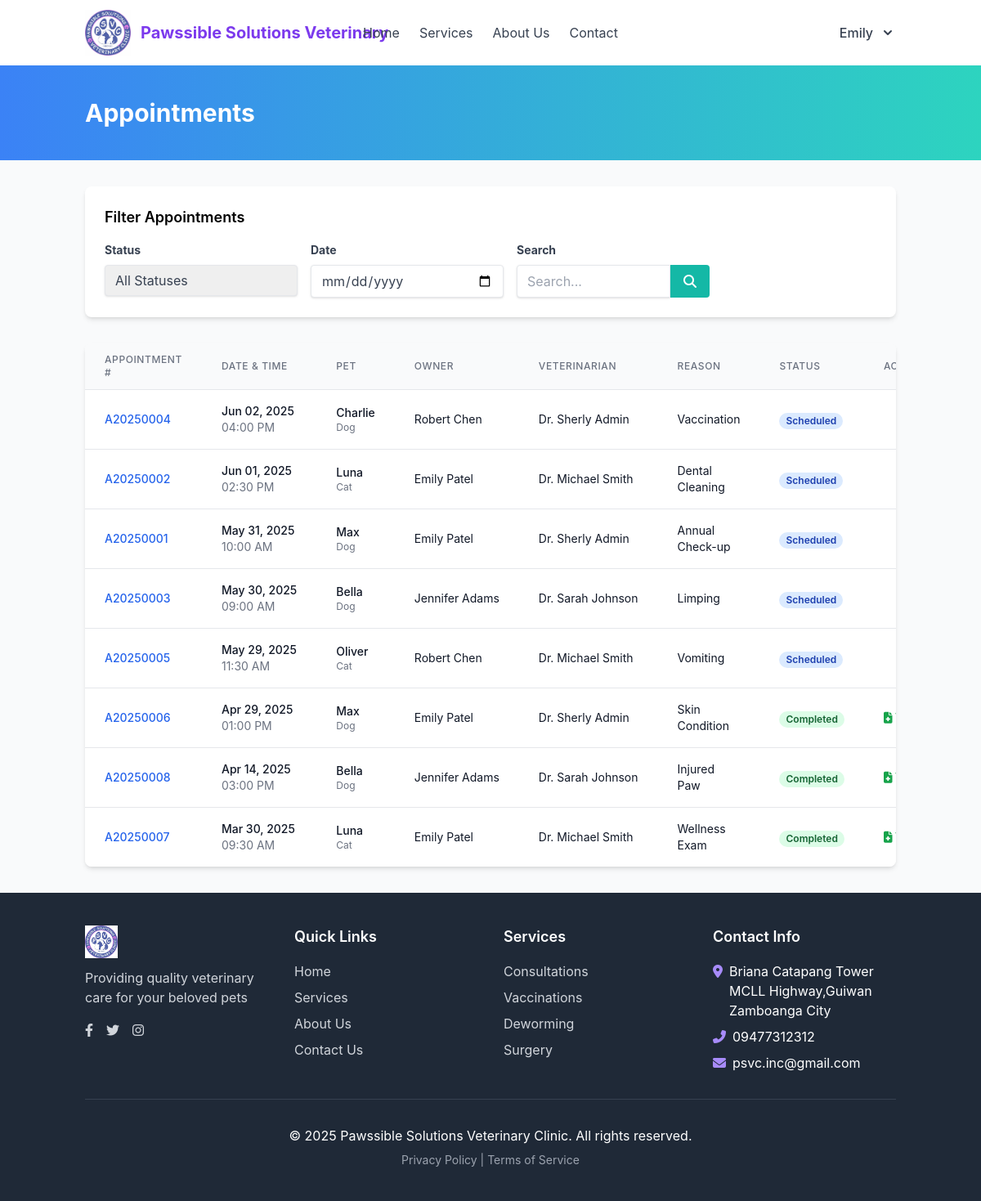
The app's page /appointments.php (signed in) with its own data.
### tables this page shows
CREATE TABLE `appointments` (
  `id` int(11) NOT NULL,
  `appointment_number` varchar(20) NOT NULL,
  `pet_id` int(11) NOT NULL,
  `vet_id` int(11) NOT NULL,
  `appointment_date` date NOT NULL,
  `appointment_time` time NOT NULL,
  `reason` varchar(100) NOT NULL,
  `notes` text DEFAULT NULL,
  `status` enum('scheduled','completed','cancelled','no-show') NOT NULL DEFAULT 'scheduled',
  `created_at` timestamp NOT NULL DEFAULT current_timestamp(),
  `updated_at` timestamp NOT NULL DEFAULT current_timestamp() ON UPDATE current_timestamp()
);

CREATE TABLE `pets` (
  `id` int(11) NOT NULL,
  `owner_id` int(11) NOT NULL,
  `name` varchar(50) NOT NULL,
  `species` varchar(50) NOT NULL,
  `breed` varchar(50) DEFAULT NULL,
  `gender` enum('male','female','unknown') NOT NULL,
  `date_of_birth` date DEFAULT NULL,
  `weight` decimal(5,2) DEFAULT NULL,
  `microchip_id` varchar(50) DEFAULT NULL,
  `created_at` timestamp NOT NULL DEFAULT current_timestamp(),
  `updated_at` timestamp NOT NULL DEFAULT current_timestamp() ON UPDATE current_timestamp()
);

### appointments.php (the view, shortened to what this page needs)
<?php
$user_role = isset($_SESSION['user_role']) ? $_SESSION['user_role'] : 'client';
$database = new Database();
$db = $database->getConnection();
$status_filter = isset($_GET['status']) ? $_GET['status'] : '';
$date_filter = isset($_GET['date']) ? $_GET['date'] : '';
$pet_filter = isset($_GET['pet_id']) ? $_GET['pet_id'] : '';
$search = isset($_GET['search']) ? $_GET['search'] : '';
if ($user_role == 'client') {
    $query = "SELECT a.*, p.name as pet_name, p.species,
             CONCAT(u.first_name, ' ', u.last_name) as vet_name
             FROM appointments a
             JOIN pets p ON a.pet_id = p.id
             JOIN vets v ON a.vet_id = v.id
             JOIN users u ON v.user_id = u.id
             WHERE p.owner_id = :user_id";
    if (!empty($status_filter)) {
        $query .= " AND a.status = :status";
    }
    if (!empty($date_filter)) {
        $query .= " AND a.appointment_date = :date";
    }
    if (!empty($pet_filter)) {
        $query .= " AND p.id = :pet_id";
    }
    if (!empty($search)) {
        $query .= " AND (p.name LIKE :search OR u.first_name LIKE :search OR u.last_name LIKE :search OR a.reason LIKE :search OR a.appointment_number LIKE :search)";
    }
} else {
    $query = "SELECT a.*, p.name as pet_name, p.species,
             CONCAT(o.first_name, ' ', o.last_name) as owner_name,
             CONCAT(v.first_name, ' ', v.last_name) as vet_name
             FROM appointments a
             JOIN pets p ON a.pet_id = p.id
             JOIN users o ON p.owner_id = o.id
             JOIN vets vt ON a.vet_id = vt.id
             JOIN users v ON vt.user_id = v.id";
    if (!empty($status_filter)) {
        $query .= " WHERE a.status = :status";
    } else {
        $query .= " WHERE 1=1";
    }
}
$query .= " ORDER BY a.appointment_date DESC, a.appointment_time ASC";
$stmt = $db->prepare($query);
$stmt->execute();
include_once 'includes/header.php';
?>
<div class="bg-gradient-to-r from-blue-500 to-teal-400 py-10">
    <div class="container mx-auto px-4">
        <div class="flex justify-between items-center">
            <h1 class="text-3xl font-bold text-white">Appointments</h1>
        </div>
    </div>
</div>
<div class="container mx-auto px-4 py-8">
    <div class="bg-white rounded-lg shadow-md p-6 mb-8">
        <h3 class="text-lg font-semibold mb-4">Filter Appointments</h3>
        <form action="" method="get" class="flex flex-wrap md:flex-nowrap gap-4">
            <div class="w-full md:w-1/4">
                <label for="status" class="block text-gray-700 text-sm font-bold mb-2">Status</label>
                <select id="status" name="status" class="shadow appearance-none border rounded w-full py-2 px-3 text-gray-700 leading-tight focus:outline-none focus:shadow-outline" onchange="this.form.submit()">
                    <option value="">All Statuses</option>
                </select>
            </div>
            <div class="w-full md:w-1/4">
                <label for="date" class="block text-gray-700 text-sm font-bold mb-2">Date</label>
                <input type="date" id="date" name="date" value="<?php echo $date_filter; ?>" class="shadow appearance-none border rounded w-full py-2 px-3 text-gray-700 leading-tight focus:outline-none focus:shadow-outline" onchange="this.form.submit()">
            </div>
            <div class="w-full md:w-1/4">
                <label for="search" class="block text-gray-700 text-sm font-bold mb-2">Search</label>
                <div class="flex">
                    <input type="text" id="search" name="search" value="<?php echo htmlspecialchars($search); ?>" placeholder="Search..." class="shadow appearance-none border rounded-l w-full py-2 px-3 text-gray-700 leading-tight focus:outline-none focus:shadow-outline">
                    <button type="submit" class="bg-teal-500 hover:bg-teal-600 text-white font-bold py-2 px-4 rounded-r">
                        <i class="fas fa-search"></i>
                    </button>
                </div>
            </div>
        </form>
    </div>
    <?php if ($stmt->rowCount() > 0): ?>
        <div class="bg-white rounded-lg shadow-md overflow-hidden">
            <div class="overflow-x-auto">
                <table class="min-w-full divide-y divide-gray-200">
                    <thead class="bg-gray-50">
                        <tr>
                            <th scope="col" class="px-6 py-3 text-left text-xs font-medium text-gray-500 uppercase tracking-wider">Appointment #</th>
                            <th scope="col" class="px-6 py-3 text-left text-xs font-medium text-gray-500 uppercase tracking-wider">Date & Time</th>
                            <th scope="col" class="px-6 py-3 text-left text-xs font-medium text-gray-500 uppercase tracking-wider">Pet</th>
                            <?php if ($user_role != 'client'): ?>
                                <th scope="col" class="px-6 py-3 text-left text-xs font-medium text-gray-500 uppercase tracking-wider">Owner</th>
                            <?php endif; ?>
                            <th scope="col" class="px-6 py-3 text-left text-xs font-medium text-gray-500 uppercase tracking-wider">Veterinarian</th>
                            <th scope="col" class="px-6 py-3 text-left text-xs font-medium text-gray-500 uppercase tracking-wider">Reason</th>
                            <th scope="col" class="px-6 py-3 text-left text-xs font-medium text-gray-500 uppercase tracking-wider">Status</th>
                            <th scope="col" class="px-6 py-3 text-left text-xs font-medium text-gray-500 uppercase tracking-wider">Actions</th>
                        </tr>
                    </thead>
                    <tbody class="bg-white divide-y divide-gray-200">
                        <?php while ($appointment = $stmt->fetch(PDO::FETCH_ASSOC)): ?>
                            <tr class="hover:bg-gray-50">
                                <td class="px-6 py-4 whitespace-nowrap">
                                    <div class="text-sm font-medium text-blue-600">
                                        <?php echo htmlspecialchars($appointment['appointment_number'] ?? 'N/A'); ?>
                                    </div>
                                </td>
                                <td class="px-6 py-4 whitespace-nowrap">
                                    <div class="text-sm font-medium text-gray-900">
                                        <?php echo date('M d, Y', strtotime($appointment['appointment_date'])); ?>
                                    </div>
                                    <div class="text-sm text-gray-500">
                                        <?php echo date('h:i A', strtotime($appointment['appointment_time'])); ?>
                                    </div>
                                </td>
                                <td class="px-6 py-4">
                                    <div class="text-sm font-medium text-gray-900">
                                        <?php echo htmlspecialchars($appointment['pet_name']); ?>
                                    </div>
                                    <div class="text-xs text-gray-500">
                                        <?php echo htmlspecialchars($appointment['species']); ?>
                                    </div>
                                </td>
                                <?php if ($user_role != 'client'): ?>
                                    <td class="px-6 py-4 whitespace-nowrap">
                                        <div class="text-sm text-gray-900"><?php echo htmlspecialchars($appointment['owner_name']); ?></div>
                                    </td>
                                <?php endif; ?>
                                <td class="px-6 py-4 whitespace-nowrap">
                                    <div class="text-sm text-gray-900">Dr. <?php echo htmlspecialchars($appointment['vet_name']); ?></div>
                                </td>
                                <td class="px-6 py-4">
                                    <div class="text-sm text-gray-900"><?php echo htmlspecialchars($appointment['reason']); ?></div>
                                </td>
                                <td class="px-6 py-4 whitespace-nowrap">
                                    <span class="px-2 inline-flex text-xs leading-5 font-semibold rounded-full
                                        <?php
                                        switch($appointment['status']) {
                                            case 'scheduled':
                                                echo 'bg-blue-100 text-blue-800';
                                                break;
                                            case 'completed':
                                                echo 'bg-green-100 text-green-800';
                                                break;
                                        }
                                        ?>">
                                        <?php echo ucfirst($appointment['status']); ?>
                                    </span>
                                </td>
                                <td class="px-6 py-4 whitespace-nowrap text-sm font-medium">
                                    <?php if ($appointment['status'] === 'scheduled'): ?>
                                        <?php if (strtotime($appointment['appointment_date']) >= strtotime(date('Y-m-d'))): ?>
                                            <a href="<?php echo $user_role == 'client' ? 'edit_appointment.php?id=' : 'admin/edit_appointment.php?id='; ?><?php echo $appointment['id']; ?>" class="text-indigo-600 hover:text-indigo-900 mr-3">
                                                <i class="fas fa-edit"></i>
                                            </a>
                                            <a href="<?php echo $user_role == 'client' ? 'cancel_appointment.php?id=' : 'admin/cancel_appointment.php?id='; ?><?php echo $appointment['id']; ?>" class="text-red-600 hover:text-red-900">
                                                <i class="fas fa-times"></i>
                                            </a>
                                        <?php endif; ?>
                                    <?php elseif ($appointment['status'] === 'completed'): ?>
                                        <a href="<?php echo $user_role == 'client' ? 'view_medical_record.php?appointment_id=' : 'admin/view_medical_record.php?appointment_id='; ?><?php echo $appointment['id']; ?>" class="text-green-600 hover:text-green-900">
                                            <i class="fas fa-file-medical"></i> View Record
                                        </a>
                                    <?php endif; ?>
                                </td>
                            </tr>
                        <?php endwhile; ?>
                    </tbody>
                </table>
            </div>
        </div>
    <?php endif; ?>
</div>
<?php include_once 'includes/footer.php'; ?>

### assets/css/style.css (style rules this page uses)
body { font-family: 'Inter', 'Segoe UI', Roboto, Arial, sans-serif; }

### records on screen
appointments: appointment_number "A20250004", appointment_date "Jun 02, 2025", appointment_time "04:00 PM", pet.name "Charlie", pet.species "Dog", owner_name "Robert Chen", vet_name "Sherly Admin", reason "Vaccination", status "Scheduled"
appointments: appointment_number "A20250002", appointment_date "Jun 01, 2025", appointment_time "02:30 PM", pet.name "Luna", pet.species "Cat", owner_name "Emily Patel", vet_name "Michael Smith", reason "Dental Cleaning", status "Scheduled"
appointments: appointment_number "A20250001", appointment_date "May 31, 2025", appointment_time "10:00 AM", pet.name "Max", pet.species "Dog", owner_name "Emily Patel", vet_name "Sherly Admin", reason "Annual Check-up", status "Scheduled"
appointments: appointment_number "A20250003", appointment_date "May 30, 2025", appointment_time "09:00 AM", pet.name "Bella", pet.species "Dog", owner_name "Jennifer Adams", vet_name "Sarah Johnson", reason "Limping", status "Scheduled"
appointments: appointment_number "A20250005", appointment_date "May 29, 2025", appointment_time "11:30 AM", pet.name "Oliver", pet.species "Cat", owner_name "Robert Chen", vet_name "Michael Smith", reason "Vomiting", status "Scheduled"
appointments: appointment_number "A20250006", appointment_date "Apr 29, 2025", appointment_time "01:00 PM", pet.name "Max", pet.species "Dog", owner_name "Emily Patel", vet_name "Sherly Admin", reason "Skin Condition", status "Completed"
appointments: appointment_number "A20250008", appointment_date "Apr 14, 2025", appointment_time "03:00 PM", pet.name "Bella", pet.species "Dog", owner_name "Jennifer Adams", vet_name "Sarah Johnson", reason "Injured Paw", status "Completed"
appointments: appointment_number "A20250007", appointment_date "Mar 30, 2025", appointment_time "09:30 AM", pet.name "Luna", pet.species "Cat", owner_name "Emily Patel", vet_name "Michael Smith", reason "Wellness Exam", status "Completed"

### other values on screen
$_SESSION['first_name'] "Emily"
